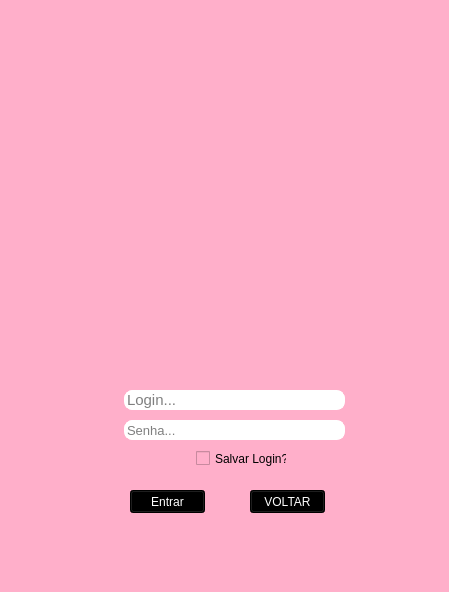
<?xml version="1.0" encoding="UTF-8"?>
<ui version="4.0">
 <class>Form</class>
 <widget class="QWidget" name="Form">
  <property name="enabled">
   <bool>true</bool>
  </property>
  <property name="geometry">
   <rect>
    <x>0</x>
    <y>0</y>
    <width>449</width>
    <height>592</height>
   </rect>
  </property>
  <property name="maximumSize">
   <size>
    <width>600</width>
    <height>600</height>
   </size>
  </property>
  <property name="baseSize">
   <size>
    <width>0</width>
    <height>0</height>
   </size>
  </property>
  <property name="cursor">
   <cursorShape>UpArrowCursor</cursorShape>
  </property>
  <property name="windowTitle">
   <string>Login</string>
  </property>
  <property name="windowIcon">
   <iconset>
    <normaloff>../projeto_lf/python/imgs/mouse-face-apple.png</normaloff>../projeto_lf/python/imgs/mouse-face-apple.png</iconset>
  </property>
  <property name="autoFillBackground">
   <bool>false</bool>
  </property>
  <property name="styleSheet">
   <string notr="true">backgroud-color: rgb(255, 175, 202);
background-color: rgb(255, 175, 202);
</string>
  </property>
  <widget class="QLabel" name="label_3">
   <property name="geometry">
    <rect>
     <x>90</x>
     <y>390</y>
     <width>21</width>
     <height>20</height>
    </rect>
   </property>
   <property name="text">
    <string/>
   </property>
   <property name="pixmap">
    <pixmap>imgs/user.png</pixmap>
   </property>
  </widget>
  <widget class="QLineEdit" name="nome">
   <property name="geometry">
    <rect>
     <x>124</x>
     <y>390</y>
     <width>221</width>
     <height>20</height>
    </rect>
   </property>
   <property name="font">
    <font>
     <family>Arial</family>
     <pointsize>11</pointsize>
    </font>
   </property>
   <property name="styleSheet">
    <string notr="true">QLineEdit {
background-color: #fff;
border: 1px solid #fff;
border-radius: 8px;
}

QLineEdit:focus {
border: 2px solid #000000;

}</string>
   </property>
   <property name="placeholderText">
    <string>Login...</string>
   </property>
  </widget>
  <widget class="QLineEdit" name="senha">
   <property name="geometry">
    <rect>
     <x>124</x>
     <y>420</y>
     <width>221</width>
     <height>20</height>
    </rect>
   </property>
   <property name="font">
    <font>
     <family>Arial</family>
     <pointsize>10</pointsize>
    </font>
   </property>
   <property name="styleSheet">
    <string notr="true">QLineEdit {
background-color: #fff;
border: 1px solid #fff;
border-radius: 8px;
}

QLineEdit:focus {
border: 2px solid #000000;

}</string>
   </property>
   <property name="text">
    <string/>
   </property>
   <property name="frame">
    <bool>true</bool>
   </property>
   <property name="echoMode">
    <enum>QLineEdit::Password</enum>
   </property>
   <property name="placeholderText">
    <string>Senha...</string>
   </property>
  </widget>
  <widget class="QLabel" name="label_2">
   <property name="geometry">
    <rect>
     <x>90</x>
     <y>419</y>
     <width>21</width>
     <height>21</height>
    </rect>
   </property>
   <property name="text">
    <string/>
   </property>
   <property name="pixmap">
    <pixmap>imgs/cadeado20.png</pixmap>
   </property>
  </widget>
  <widget class="QPushButton" name="entrar">
   <property name="geometry">
    <rect>
     <x>130</x>
     <y>490</y>
     <width>75</width>
     <height>23</height>
    </rect>
   </property>
   <property name="styleSheet">
    <string notr="true">background-color: #000000;
color: #ffffff;
</string>
   </property>
   <property name="text">
    <string>Entrar</string>
   </property>
   <property name="autoRepeat">
    <bool>false</bool>
   </property>
   <property name="autoDefault">
    <bool>true</bool>
   </property>
   <property name="default">
    <bool>false</bool>
   </property>
   <property name="flat">
    <bool>false</bool>
   </property>
  </widget>
  <widget class="QCheckBox" name="checkBox">
   <property name="geometry">
    <rect>
     <x>196</x>
     <y>450</y>
     <width>91</width>
     <height>17</height>
    </rect>
   </property>
   <property name="text">
    <string>Salvar Login?</string>
   </property>
  </widget>
  <widget class="QLabel" name="label_4">
   <property name="geometry">
    <rect>
     <x>54</x>
     <y>95</y>
     <width>341</width>
     <height>241</height>
    </rect>
   </property>
   <property name="text">
    <string/>
   </property>
   <property name="pixmap">
    <pixmap>iMAGENs/LOGO-removebg-preview.png</pixmap>
   </property>
   <property name="scaledContents">
    <bool>true</bool>
   </property>
  </widget>
  <widget class="QLabel" name="label">
   <property name="geometry">
    <rect>
     <x>93</x>
     <y>421</y>
     <width>33</width>
     <height>17</height>
    </rect>
   </property>
   <property name="text">
    <string/>
   </property>
   <property name="pixmap">
    <pixmap>iMAGENs/Cadeado-removebg-preview.png</pixmap>
   </property>
   <property name="scaledContents">
    <bool>true</bool>
   </property>
  </widget>
  <widget class="QLabel" name="label_5">
   <property name="geometry">
    <rect>
     <x>91</x>
     <y>389</y>
     <width>35</width>
     <height>23</height>
    </rect>
   </property>
   <property name="text">
    <string/>
   </property>
   <property name="pixmap">
    <pixmap>iMAGENs/userpp-removebg-preview.png</pixmap>
   </property>
   <property name="scaledContents">
    <bool>true</bool>
   </property>
  </widget>
  <widget class="QLabel" name="label_6">
   <property name="geometry">
    <rect>
     <x>10</x>
     <y>510</y>
     <width>91</width>
     <height>81</height>
    </rect>
   </property>
   <property name="text">
    <string/>
   </property>
   <property name="pixmap">
    <pixmap>../Users/889067/Downloads/2-removebg-preview.png</pixmap>
   </property>
   <property name="scaledContents">
    <bool>true</bool>
   </property>
  </widget>
  <widget class="QLabel" name="label_7">
   <property name="geometry">
    <rect>
     <x>351</x>
     <y>510</y>
     <width>91</width>
     <height>81</height>
    </rect>
   </property>
   <property name="text">
    <string/>
   </property>
   <property name="pixmap">
    <pixmap>../Users/889067/Downloads/2-removebg-preview.png</pixmap>
   </property>
   <property name="scaledContents">
    <bool>true</bool>
   </property>
  </widget>
  <widget class="QPushButton" name="voltar">
   <property name="geometry">
    <rect>
     <x>250</x>
     <y>490</y>
     <width>75</width>
     <height>23</height>
    </rect>
   </property>
   <property name="styleSheet">
    <string notr="true">color: rgb(255, 255, 255);
background-color: rgb(0, 0, 0);</string>
   </property>
   <property name="text">
    <string>VOLTAR</string>
   </property>
  </widget>
  <zorder>label_3</zorder>
  <zorder>label_2</zorder>
  <zorder>entrar</zorder>
  <zorder>checkBox</zorder>
  <zorder>label_4</zorder>
  <zorder>label</zorder>
  <zorder>label_5</zorder>
  <zorder>nome</zorder>
  <zorder>senha</zorder>
  <zorder>label_6</zorder>
  <zorder>label_7</zorder>
  <zorder>voltar</zorder>
 </widget>
 <resources/>
 <connections>
  <connection>
   <sender>entrar</sender>
   <signal>clicked()</signal>
   <receiver>Form</receiver>
   <slot>hide()</slot>
   <hints>
    <hint type="sourcelabel">
     <x>177</x>
     <y>491</y>
    </hint>
    <hint type="destinationlabel">
     <x>224</x>
     <y>295</y>
    </hint>
   </hints>
  </connection>
 </connections>
 <slots>
  <slot>slot1()</slot>
 </slots>
</ui>
